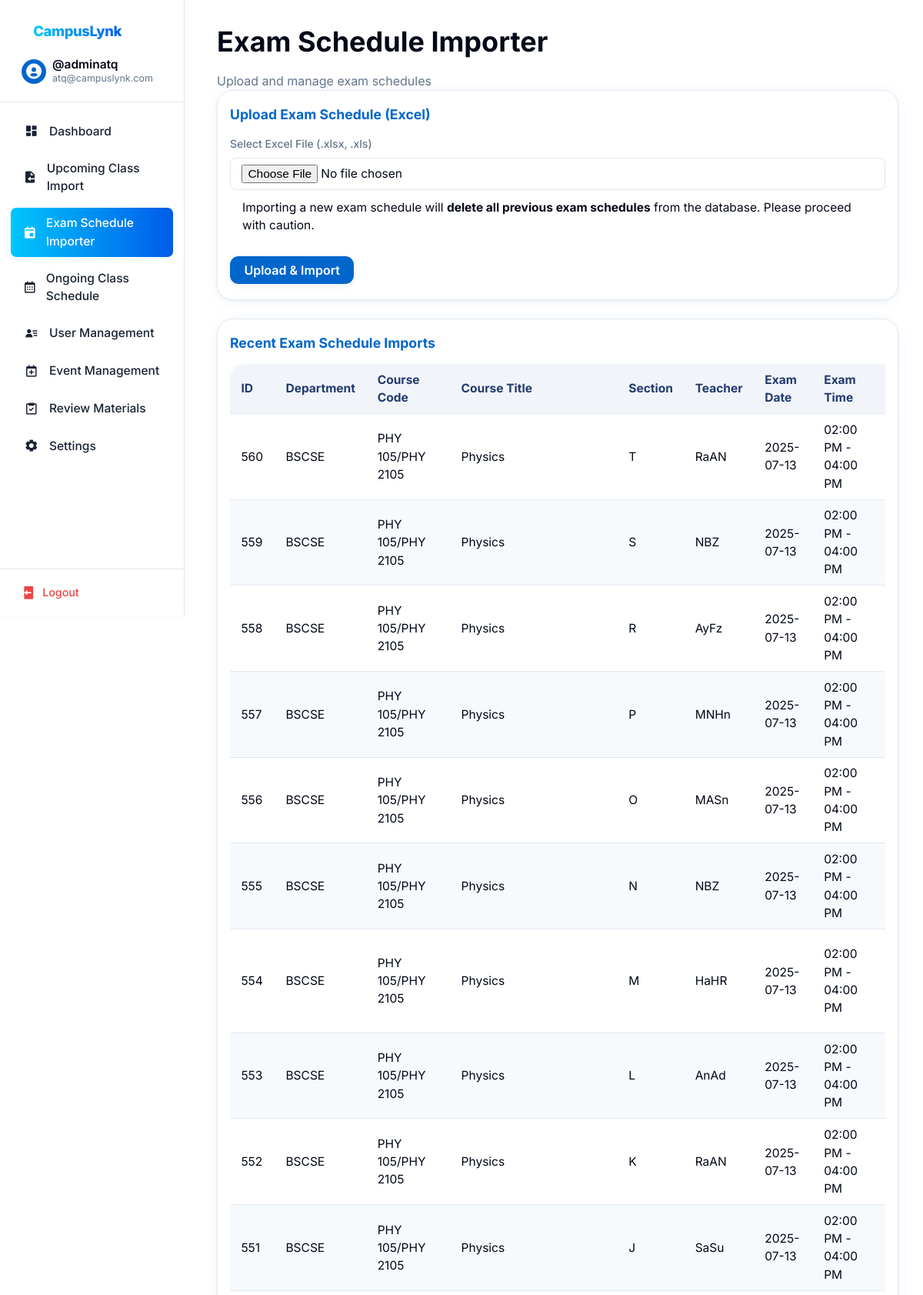
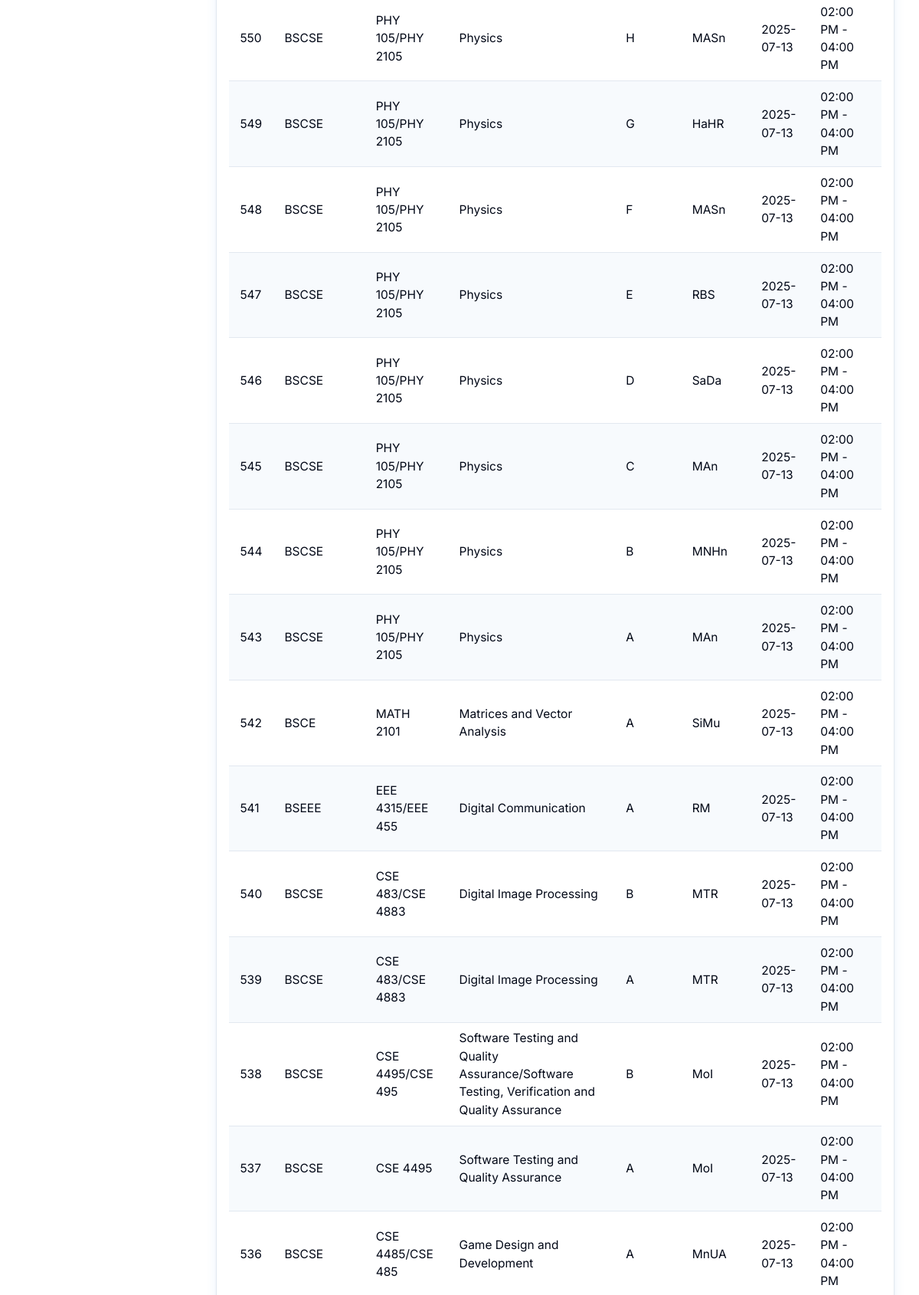
The page /admin_exam_import.php (signed in, upper part) on the database its author committed (2 pictures, top to bottom).
### tables this page shows
CREATE TABLE `users` (
  `id` int(11) NOT NULL,
  `username` varchar(255) NOT NULL,
  `email` varchar(255) NOT NULL,
  `password` varchar(255) NOT NULL,
  `role` enum('student','faculty','admin') NOT NULL,
  `name` varchar(255) NOT NULL
);

CREATE TABLE `exam_schedules` (
  `id` int(11) NOT NULL,
  `department` varchar(50) NOT NULL,
  `course_code` varchar(50) NOT NULL,
  `course_title` varchar(255) NOT NULL,
  `section` varchar(10) NOT NULL,
  `teacher` varchar(100) NOT NULL,
  `exam_date` date NOT NULL,
  `exam_time` varchar(50) NOT NULL,
  `room` text DEFAULT NULL,
  `created_at` timestamp NOT NULL DEFAULT current_timestamp()
);

### admin_exam_import.php (the view, shortened to what this page needs)
<?php
try {
    $db = (new Database())->getConnection();
} catch (PDOException $e) {
    die('Database error: ' . $e->getMessage());
}
$examSchedules = [];
try {
    $stmt = $db->query("SELECT * FROM exam_schedules ORDER BY id DESC LIMIT 50");
    $examSchedules = $stmt->fetchAll(PDO::FETCH_ASSOC);
} catch (PDOException $e) {
    $error = 'Error fetching exam schedules: ' . $e->getMessage();
}
?>
<!DOCTYPE html>
<html lang="en">
<head>
    <link href='https://unpkg.com/boxicons@2.1.4/css/boxicons.min.css' rel='stylesheet'>
    <link rel="stylesheet" href="css/base.css">
    <link rel="stylesheet" href="css/layout.css">
    <link rel="stylesheet" href="css/components.css">
</head>
<body>
    <?php include 'sidebar.php'; ?>
    <main class="main-content">
        <div class="admin-header">
            <div>
                <h1 class="text-2xl font-bold">Exam Schedule Importer</h1>
                <p class="text-muted">Upload and manage exam schedules</p>
            </div>
        </div>
        <div class="card mb-6">
            <div class="card-body">
                <h3 class="card-title">Upload Exam Schedule (Excel)</h3>
                <form method="POST" enctype="multipart/form-data" class="mt-4" id="exam-import-form">
                    <div class="form-group">
                        <label class="form-label">Select Excel File (.xlsx, .xls)</label>
                        <input type="file" name="exam_schedule_file" class="form-input" accept=".xlsx,.xls" required>
                    </div>
                    <div class="alert alert-warning mt-2">Importing a new exam schedule will <b>delete all previous exam schedules</b> from the database. Please proceed with caution.</div>
                    <button type="submit" class="btn btn-primary mt-4">Upload & Import</button>
                </form>
            </div>
        </div>
        <div class="card">
            <div class="card-body">
                <h3 class="card-title">Recent Exam Schedule Imports</h3>
                <div class="table-responsive mt-4" style="overflow-x:auto;">
                    <table class="table" style="min-width:1000px;">
                        <thead>
                            <tr>
                                <th>ID</th>
                                <th>Department</th>
                                <th>Course Code</th>
                                <th>Course Title</th>
                                <th>Section</th>
                                <th>Teacher</th>
                                <th>Exam Date</th>
                                <th>Exam Time</th>
                                <th>Room</th>
                            </tr>
                        </thead>
                        <tbody>
                            <?php foreach ($examSchedules as $exam): ?>
                                <tr>
                                    <td><?php echo htmlspecialchars($exam['id']); ?></td>
                                    <td><?php echo htmlspecialchars($exam['department']); ?></td>
                                    <td><?php echo htmlspecialchars($exam['course_code']); ?></td>
                                    <td><?php echo htmlspecialchars($exam['course_title']); ?></td>
                                    <td><?php echo htmlspecialchars($exam['section']); ?></td>
                                    <td><?php echo htmlspecialchars($exam['teacher']); ?></td>
                                    <td><?php echo htmlspecialchars($exam['exam_date']); ?></td>
                                    <td><?php echo htmlspecialchars($exam['exam_time']); ?></td>
                                    <td><?php echo htmlspecialchars($exam['room']); ?></td>
                                </tr>
                            <?php endforeach; ?>
                        </tbody>
                    </table>
                </div>
            </div>
        </div>
    </main>
</body>
</html>

### sidebar.php (shortened to what this page needs)
<?php
try {
    $sidebar_database = new Database();
    $sidebar_db = $sidebar_database->getConnection();
    $sidebar_query = $sidebar_db->prepare("SELECT * FROM users WHERE email = ?");
    $sidebar_query->execute([$_SESSION['useremail']]);
    $sidebar_user = $sidebar_query->fetch(PDO::FETCH_ASSOC);
} catch (PDOException $e) {
    header("Location: login.php?error=Database Error: " . urlencode($e->getMessage()));
    exit();
}
$current_page = basename($_SERVER['PHP_SELF']);
$role = $sidebar_user['role'];
?>
<link href='https://unpkg.com/boxicons@2.1.4/css/boxicons.min.css' rel='stylesheet'>
<aside class="sidebar">
    <div class="sidebar-header">
        <div class="logo-and-title-div">
            <div class="sidebar-brand">
                <a href="index.php" class="navbar-brand sidebar-logo"><span>CampusLynk</span></a>
            </div>
        </div>
        <a href="<?php echo $role === 'faculty' ? 'faculty_dashboard.php' : ($role === 'admin' ? 'admin_dashboard.php' : 'profile.php'); ?>" class="user-info">
            <div class="user-avatar">
                <i class='bx bxs-user-circle'></i>
            </div>
            <div class="user-details">
                <h3 class="user-name"><?php echo '@' . htmlspecialchars($sidebar_user['username']); ?></h3>
                <p class="user-email"><?php echo htmlspecialchars($sidebar_user['email']); ?></p>
            </div>
        </a>
    </div>
    <div class="sidebar-content">
        <ul class="nav-links">
            <?php if ($role === 'admin'): ?>
                <li>
                    <a href="admin_dashboard.php" class="nav-link <?php echo $current_page === 'admin_dashboard.php' ? 'active' : ''; ?>">
                        <i class='bx bxs-dashboard'></i>
                        <span>Dashboard</span>
                    </a>
                </li>
                <li>
                    <a href="admin_dataimport.php" class="nav-link <?php echo $current_page === 'admin_dataimport.php' ? 'active' : ''; ?>">
                        <i class='bx bxs-file-import'></i>
                        <span>Upcoming Class Import</span>
                    </a>
                </li>
                <li>
                    <a href="admin_exam_import.php" class="nav-link <?php echo $current_page === 'admin_exam_import.php' ? 'active' : ''; ?>">
                        <i class='bx bxs-calendar-event'></i>
                        <span>Exam Schedule Importer</span>
                    </a>
                </li>
                <li>
                    <a href="admin_class_schedule.php" class="nav-link <?php echo $current_page === 'admin_class_schedule.php' ? 'active' : ''; ?>">
                        <i class='bx bx-calendar'></i>
                        <span>Ongoing Class Schedule</span>
                    </a>
                </li>
                <li>
                    <a href="admin_users.php" class="nav-link <?php echo $current_page === 'admin_users.php' ? 'active' : ''; ?>">
                        <i class='bx bxs-user-detail'></i>
                        <span>User Management</span>
                    </a>
                </li>
                <li>
                    <a href="admin_event_management.php" class="nav-link <?php echo $current_page === 'admin_event_management.php' ? 'active' : ''; ?>">
                        <i class='bx bx-calendar-plus'></i>
                        <span>Event Management</span>
                    </a>
                </li>
                <li>
                    <a href="admin_review_materials.php" class="nav-link <?php echo $current_page === 'admin_review_materials.php' ? 'active' : ''; ?>">
                        <i class='bx bx-task'></i>
                        <span>Review Materials</span>
                    </a>
                </li>
                <li>
                    <a href="admin_settings.php" class="nav-link <?php echo $current_page === 'admin_settings.php' ? 'active' : ''; ?>">
                        <i class='bx bxs-cog'></i>
                        <span>Settings</span>
                    </a>
                </li>
            <?php endif; ?>
        </ul>
    </div>
    <div class="sidebar-footer">
        <?php
        $logout_url = 'logout.php';
        if (isset($_SESSION['role'])) {
            switch ($_SESSION['role']) {
                case 'admin':
                    $logout_url = 'admin_logout.php';
                    break;
            }
        }
        ?>
        <a href="<?php echo $logout_url; ?>" class="logout-btn">
            <i class='bx bxs-log-out'></i>
            <span>Logout</span>
        </a>
    </div>
</aside>

### css/base.css (style rules this page uses)
:root { --background: #ffffff; --foreground: #020817; --card: #ffffff; --card-foreground: #020817; --popover: #ffffff; --popover-foreground: #020817; --primary: #0066cc; --primary-foreground: #ffffff; --secondary: #f1f5f9; --secondary-foreground: #0f172a; --muted: #f1f5f9; --muted-foreground: #64748b; --accent: #f1f5f9; --accent-foreground: #0f172a; --destructive: #ef4444; --destructive-foreground: #ffffff; --success: #16a34a; --success-foreground: #ffffff; --border: #e2e8f0; --input: #e2e8f0; --ring: #0066cc; --spacing-1: 0.25rem; --spacing-2: 0.5rem; --spacing-3: 0.75rem; --spacing-4: 1rem; --spacing-5: 1.25rem; --spacing-6: 1.5rem; --spacing-8: 2rem; --spacing-10: 2.5rem; --spacing-12: 3rem; --radius-sm: 0.125rem; --radius: 0.5rem; --radius-md: 0.75rem; --radius-lg: 1rem; --shadow-sm: 0 1px 2px rgba(0, 0, 0, 0.05); --shadow: 0 1px 3px rgba(0, 0, 0, 0.1), 0 1px 2px rgba(0, 0, 0, 0.06); --shadow-md: 0 4px 6px -1px rgba(0, 0, 0, 0.1), 0 2px 4px -1px rgba(0, 0, 0, 0.06); --shadow-lg: 0 10px 15px -3px rgba(0, 0, 0, 0.1), 0 4px 6px -2px rgba(0, 0, 0, 0.05); }
* { margin: 0; padding: 0; box-sizing: border-box; font-family: 'Inter', sans-serif; }
body { background-color: var(--background); color: var(--foreground); line-height: 1.5; }
h1, h2, h3, h4, h5, h6 { font-weight: 600; line-height: 1.25; margin-bottom: var(--spacing-4); }
h1 { font-size: 2.25rem; }
h3 { font-size: 1.5rem; }
.text-muted { color: var(--muted-foreground); }
.font-bold { font-weight: 700; }

### css/components.css (style rules this page uses)
.card { background: rgba(255,255,255,0.92); border-radius: 1.25rem; box-shadow: 0 2px 16px 0 rgba(0,124,240,0.07), 0 1.5px 4px 0 rgba(0,0,0,0.04); color: var(--foreground); border: 1px solid var(--border); padding: 1.25rem 1rem; margin-bottom: 1.5rem; transition: box-shadow 0.18s, background 0.18s; }
.card-title { color: var(--primary); font-size: 1.1rem; font-weight: 700; margin-bottom: 1rem; }
.form-group { display: flex; flex-direction: column; gap: 0.5rem; }
.form-label { font-weight: 500; color: var(--muted-foreground); font-size: 0.875rem; }
.form-input, .form-select { padding: 0.5rem 0.9rem; font-size: 0.97rem; border-radius: var(--radius); background: rgba(255,255,255,0.92); border: 1px solid var(--border); color: var(--foreground); transition: border 0.18s, box-shadow 0.18s; }
.btn, .btn-primary, .btn-outline, .btn-glass { display: inline-flex; align-items: center; justify-content: center; padding: 0.48rem 1.15rem; font-size: 1rem; font-weight: 600; border-radius: 0.7rem; border: none; outline: none; box-shadow: 0 1.5px 6px 0 rgba(0,124,240,0.07); transition: background 0.18s, color 0.18s, box-shadow 0.18s, border 0.18s, outline 0.18s; cursor: pointer; gap: 0.5rem; min-width: 96px; user-select: none; }
.btn-primary { background: var(--primary); color: #fff !important; border: none; box-shadow: 0 2px 8px 0 rgba(0,124,240,0.10); }
.alert { padding: 0.7rem 1rem; font-size: 0.97rem; border-radius: var(--radius); margin-bottom: 1.1rem; }
.table { width: 100%; border-collapse: separate; border-spacing: 0; background: rgba(255,255,255,0.98); border-radius: 1.25rem; box-shadow: 0 2px 16px 0 rgba(0,124,240,0.07), 0 1.5px 4px 0 rgba(0,0,0,0.04); overflow: hidden; font-size: 0.97rem; transition: box-shadow 0.18s; }
.table th, .table td { padding: 0.55rem 0.9rem; text-align: left; border-bottom: 1px solid var(--border); }
.table th { background: #f1f5fa; color: #223a6d; font-weight: 700; position: sticky; top: 0; z-index: 1; }
.table tbody tr:nth-child(even) { background: #f7fafd; }

### rows shown on the page
users: username "adminatq", email "atq@campuslynk.com"
exam_schedules: id "560", department "BSCSE", course_code "PHY 105/PHY 2105", course_title "Physics", section "T", teacher "RaAN", exam_date "2025-07-13", exam_time "02:00 PM - 04:00 PM"
exam_schedules: id "559", department "BSCSE", course_code "PHY 105/PHY 2105", course_title "Physics", section "S", teacher "NBZ", exam_date "2025-07-13", exam_time "02:00 PM - 04:00 PM"
exam_schedules: id "558", department "BSCSE", course_code "PHY 105/PHY 2105", course_title "Physics", section "R", teacher "AyFz", exam_date "2025-07-13", exam_time "02:00 PM - 04:00 PM"
exam_schedules: id "557", department "BSCSE", course_code "PHY 105/PHY 2105", course_title "Physics", section "P", teacher "MNHn", exam_date "2025-07-13", exam_time "02:00 PM - 04:00 PM"
exam_schedules: id "556", department "BSCSE", course_code "PHY 105/PHY 2105", course_title "Physics", section "O", teacher "MASn", exam_date "2025-07-13", exam_time "02:00 PM - 04:00 PM"
exam_schedules: id "555", department "BSCSE", course_code "PHY 105/PHY 2105", course_title "Physics", section "N", teacher "NBZ", exam_date "2025-07-13", exam_time "02:00 PM - 04:00 PM"
exam_schedules: id "554", department "BSCSE", course_code "PHY 105/PHY 2105", course_title "Physics", section "M", teacher "HaHR", exam_date "2025-07-13", exam_time "02:00 PM - 04:00 PM"
exam_schedules: id "553", department "BSCSE", course_code "PHY 105/PHY 2105", course_title "Physics", section "L", teacher "AnAd", exam_date "2025-07-13", exam_time "02:00 PM - 04:00 PM"
exam_schedules: id "552", department "BSCSE", course_code "PHY 105/PHY 2105", course_title "Physics", section "K", teacher "RaAN", exam_date "2025-07-13", exam_time "02:00 PM - 04:00 PM"
exam_schedules: id "551", department "BSCSE", course_code "PHY 105/PHY 2105", course_title "Physics", section "J", teacher "SaSu", exam_date "2025-07-13", exam_time "02:00 PM - 04:00 PM"
exam_schedules: id "550", department "BSCSE", course_code "PHY 105/PHY 2105", course_title "Physics", section "H", teacher "MASn", exam_date "2025-07-13", exam_time "02:00 PM - 04:00 PM"
exam_schedules: id "549", department "BSCSE", course_code "PHY 105/PHY 2105", course_title "Physics", section "G", teacher "HaHR", exam_date "2025-07-13", exam_time "02:00 PM - 04:00 PM"
exam_schedules: id "548", department "BSCSE", course_code "PHY 105/PHY 2105", course_title "Physics", section "F", teacher "MASn", exam_date "2025-07-13", exam_time "02:00 PM - 04:00 PM"
exam_schedules: id "547", department "BSCSE", course_code "PHY 105/PHY 2105", course_title "Physics", section "E", teacher "RBS", exam_date "2025-07-13", exam_time "02:00 PM - 04:00 PM"
exam_schedules: id "546", department "BSCSE", course_code "PHY 105/PHY 2105", course_title "Physics", section "D", teacher "SaDa", exam_date "2025-07-13", exam_time "02:00 PM - 04:00 PM"
exam_schedules: id "545", department "BSCSE", course_code "PHY 105/PHY 2105", course_title "Physics", section "C", teacher "MAn", exam_date "2025-07-13", exam_time "02:00 PM - 04:00 PM"
exam_schedules: id "544", department "BSCSE", course_code "PHY 105/PHY 2105", course_title "Physics", section "B", teacher "MNHn", exam_date "2025-07-13", exam_time "02:00 PM - 04:00 PM"
exam_schedules: id "543", department "BSCSE", course_code "PHY 105/PHY 2105", course_title "Physics", section "A", teacher "MAn", exam_date "2025-07-13", exam_time "02:00 PM - 04:00 PM"
exam_schedules: id "542", department "BSCE", course_code "MATH 2101", course_title "Matrices and Vector Analysis", section "A", teacher "SiMu", exam_date "2025-07-13", exam_time "02:00 PM - 04:00 PM"
exam_schedules: id "541", department "BSEEE", course_code "EEE 4315/EEE 455", course_title "Digital Communication", section "A", teacher "RM", exam_date "2025-07-13", exam_time "02:00 PM - 04:00 PM"
exam_schedules: id "540", department "BSCSE", course_code "CSE 483/CSE 4883", course_title "Digital Image Processing", section "B", teacher "MTR", exam_date "2025-07-13", exam_time "02:00 PM - 04:00 PM"
exam_schedules: id "539", department "BSCSE", course_code "CSE 483/CSE 4883", course_title "Digital Image Processing", section "A", teacher "MTR", exam_date "2025-07-13", exam_time "02:00 PM - 04:00 PM"
exam_schedules: id "538", department "BSCSE", course_code "CSE 4495/CSE 495", course_title "Software Testing and Quality Assurance/Software Testing, Verification and Quality Assurance", section "B", teacher "MoI", exam_date "2025-07-13", exam_time "02:00 PM - 04:00 PM"
exam_schedules: id "537", department "BSCSE", course_code "CSE 4495", course_title "Software Testing and Quality Assurance", section "A", teacher "MoI", exam_date "2025-07-13", exam_time "02:00 PM - 04:00 PM"
exam_schedules: id "536", department "BSCSE", course_code "CSE 4485/CSE 485", course_title "Game Design and Development", section "A", teacher "MnUA", exam_date "2025-07-13", exam_time "02:00 PM - 04:00 PM"
